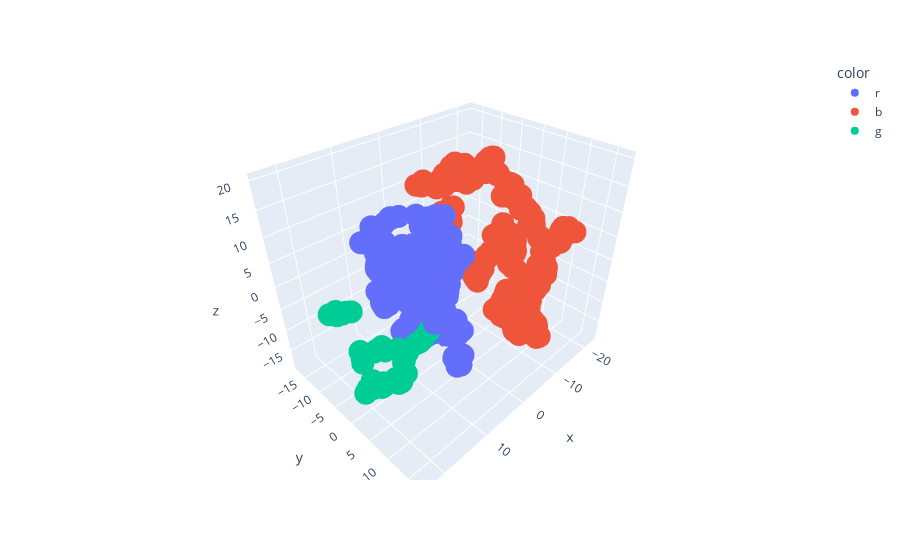

The cell this chart's notebook holds for it:
### Code cell
km2 = KMeans(n_clusters=3).fit(df)

# plot using tsne 
X_embedded  = TSNE(n_components=3, perplexity=10, random_state=24).fit_transform( df)
colors = np.array([x for x in 'bgrcmykbgrcmykbgrcmykbgrcmyk'])

fig = px.scatter_3d(x=X_embedded [:,0],y=X_embedded [:,1],z=X_embedded [:,2],color=colors[km2.labels_])
fig.show()

### Figure 1 — Plotly figure (JSON) as saved in the notebook; plotly's stock layout.template omitted (floating-point values rounded to 4 significant figures; data arrays with more than 128 entries replaced by an {"elided": "..."} marker saying what was removed)
{"data": [{"hovertemplate": "color=r<br>x=%{x}<br>y=%{y}<br>z=%{z}<extra></extra>", "legendgroup": "r", "marker": {"color": "#636efa", "symbol": "circle"}, "mode": "markers", "name": "r", "scene": "scene", "showlegend": true, "type": "scatter3d", "x": {"elided": "351 float values"}, "y": {"elided": "351 float values"}, "z": {"elided": "351 float values"}}, {"hovertemplate": "color=b<br>x=%{x}<br>y=%{y}<br>z=%{z}<extra></extra>", "legendgroup": "b", "marker": {"color": "#EF553B", "symbol": "circle"}, "mode": "markers", "name": "b", "scene": "scene", "showlegend": true, "type": "scatter3d", "x": {"elided": "323 float values"}, "y": {"elided": "323 float values"}, "z": {"elided": "323 float values"}}, {"hovertemplate": "color=g<br>x=%{x}<br>y=%{y}<br>z=%{z}<extra></extra>", "legendgroup": "g", "marker": {"color": "#00cc96", "symbol": "circle"}, "mode": "markers", "name": "g", "scene": "scene", "showlegend": true, "type": "scatter3d", "x": [21.51, 22.23, 23.25, 22.46, 22.35, 22.87, 20.13, 19.19, 19.19, 18.28, 18.29, 20.99, 20.95, 17.24, 13.73, 15.54, 16.03, 14.85, 14.85, 15.35, 21.3, 22.24, 22.24, 17.98, 19.28, 20.87, 19.36, 17.87, 22.14, 17.86, 22.56, 21.34, 22.84, 21.53, 22.24, 21.67, 22.49, 20.77, 22.08, 22.08, 21.82, 21.89, 21.42, 21.0, 19.25, 19.95, 19.67, 19.84, 19.88, 19.88, 22.67, 18.55, 20.64, 18.1, 17.98, 22.27, 22.2, 21.35, 22.61, 20.88, 22.63, 22.3, 22.39, 18.0, 18.88, 22.74], "y": [4.708, -5.858, 3.514, 3.142, 3.081, 3.252, 5.878, 6.439, 6.439, 6.438, 6.433, -1.228, -1.204, 7.33, 8.468, 8.226, 8.244, 8.276, 8.275, 8.187, -2.405, -2.27, -2.272, 7.196, 8.011, 3.891, 7.98, 7.206, -1.872, 7.213, 4.928, 4.996, 3.233, -4.95, 2.465, -4.785, 2.916, 5.039, -4.322, -3.849, -5.293, 4.212, -4.138, 3.781, 7.163, 4.598, 4.499, 4.382, 5.222, 5.226, -2.65, 7.054, 3.987, 6.653, 7.619, 3.81, 2.167, 5.539, 2.84, 5.513, 4.893, -4.743, 4.797, 7.151, 7.065, 2.707], "z": [-9.032, -0.03941, -10.29, -10.15, -10.13, -3.928, -8.425, -7.708, -7.708, -1.896, -1.883, 2.546, 2.552, -2.749, 0.0429, -1.144, -1.034, -0.9461, -0.9496, -1.221, 1.952, 2.19, 2.189, -7.043, -7.084, -2.463, -7.272, -4.091, 2.427, -4.069, -6.816, -8.672, -3.911, 0.7597, -4.054, 0.6356, -3.637, -8.603, 1.019, 1.325, 0.3466, -9.487, 0.8907, -2.552, -8.261, -1.74, -2.028, -1.739, -2.037, -2.039, 1.938, -7.551, -2.303, -7.93, -6.627, -9.682, -4.346, -8.813, -2.821, -8.833, -6.783, 0.7303, -8.768, -4.504, -7.909, -1.932]}], "layout": {"legend": {"title": {"text": "color"}, "tracegroupgap": 0}, "margin": {"t": 60}, "scene": {"domain": {"x": [0, 1], "y": [0, 1]}, "xaxis": {"title": {"text": "x"}}, "yaxis": {"title": {"text": "y"}}, "zaxis": {"title": {"text": "z"}}}}}
